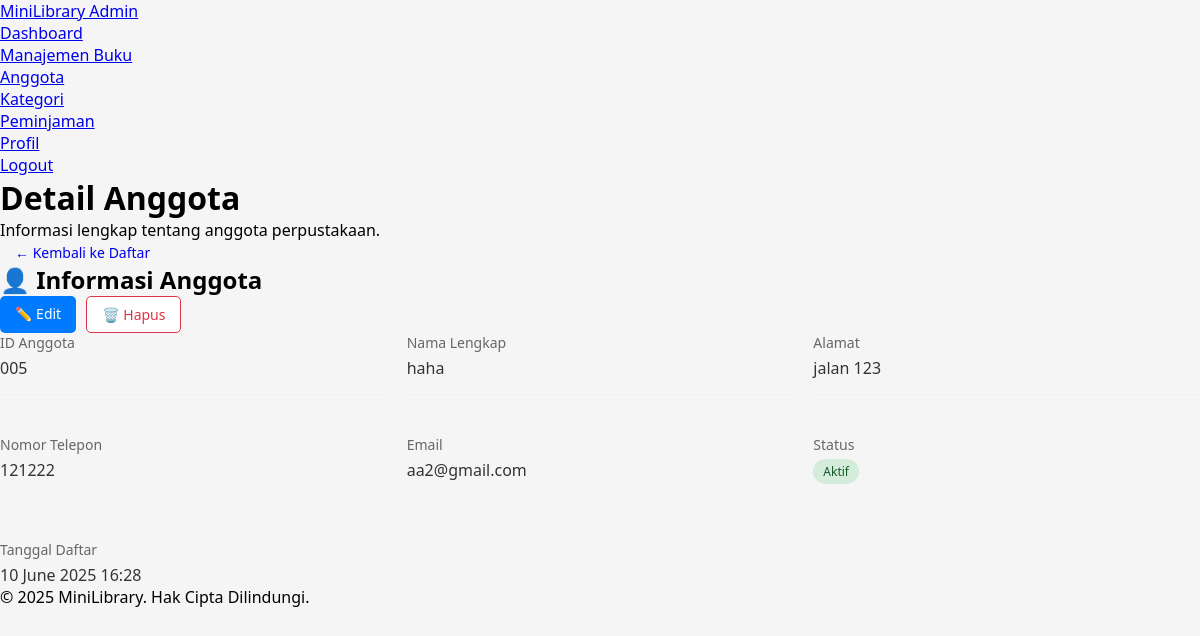
The page /admin/detail_anggota.php?id=5 (signed in) on the database its author committed.
### tables this page shows
CREATE TABLE `anggota` (
  `id` int(11) NOT NULL,
  `nama` varchar(100) NOT NULL,
  `alamat` text NOT NULL,
  `foto_profil` varchar(255) DEFAULT NULL,
  `telepon` varchar(15) NOT NULL,
  `email` varchar(100) NOT NULL,
  `status` enum('Aktif','Non Aktif') DEFAULT 'Aktif',
  `created_at` timestamp NOT NULL DEFAULT current_timestamp(),
  `password` varchar(255) NOT NULL,
  `tanggal_daftar` datetime DEFAULT current_timestamp(),
  `foto` varchar(255) DEFAULT NULL,
  `terakhir_login` datetime DEFAULT NULL
);

### admin/detail_anggota.php (the view, shortened to what this page needs)
<?php
include '../koneksi/koneksi.php';
$id = (int)$_GET['id'];
$query = "SELECT * FROM anggota WHERE id = $id";
$result = mysqli_query($koneksi, $query);
$anggota = mysqli_fetch_assoc($result);
?>
<!DOCTYPE html>
<html>
<head>
    <link rel="stylesheet" href="assets/style.css">
</head>
<body>
<nav class="navbar">
    <div class="navbar-container">
        <a href="dashboard.php" class="navbar-brand">MiniLibrary Admin</a>
        <ul class="navbar-nav">
            <li class="nav-item"><a href="dashboard.php" class="nav-link">Dashboard</a></li>
            <li class="nav-item"><a href="manajemen.php" class="nav-link">Manajemen Buku</a></li>
            <li class="nav-item"><a href="anggota.php" class="nav-link active">Anggota</a></li>
            <li class="nav-item"><a href="kategori.php" class="nav-link">Kategori</a></li>
            <li class="nav-item"><a href="peminjaman.php" class="nav-link">Peminjaman</a></li>
            <li class="nav-item"><a href="profil_admin.php" class="nav-link">Profil</a></li>
            <li class="nav-item"><a href="logout.php" class="nav-link">Logout</a></li>
        </ul>
    </div>
</nav>
<div class="container">
    <div class="welcome-section">
        <div class="welcome-text">
            <h1>Detail Anggota</h1>
            <p>Informasi lengkap tentang anggota perpustakaan.</p>
            <a href="anggota.php" class="btn">← Kembali ke Daftar</a>
        </div>
    </div>
    <div class="content-section">
        <div class="section-header">
            <h2>👤 Informasi Anggota</h2>
            <div class="detail-actions">
                <a href="edit_anggota.php?id=<?php echo $anggota['id']; ?>" class="btn btn-edit">✏️ Edit</a>
                <a href="hapus_anggota.php?id=<?php echo $anggota['id']; ?>" class="btn btn-delete" onclick="return confirm('Apakah Anda yakin ingin menghapus anggota ini?')">🗑️ Hapus</a>
            </div>
        </div>
        <div style="display: grid; grid-template-columns: repeat(auto-fit, minmax(300px, 1fr)); gap: 20px;">
            <div class="detail-item">
                <div class="detail-label">ID Anggota</div>
                <div class="detail-value"><?php echo str_pad($anggota['id'], 3, '0', STR_PAD_LEFT); ?></div>
            </div>
            <div class="detail-item">
                <div class="detail-label">Nama Lengkap</div>
                <div class="detail-value"><?php echo htmlspecialchars($anggota['nama']); ?></div>
            </div>
            <div class="detail-item">
                <div class="detail-label">Alamat</div>
                <div class="detail-value"><?php echo nl2br(htmlspecialchars($anggota['alamat'])); ?></div>
            </div>
            <div class="detail-item">
                <div class="detail-label">Nomor Telepon</div>
                <div class="detail-value"><?php echo htmlspecialchars($anggota['telepon']); ?></div>
            </div>
            <div class="detail-item">
                <div class="detail-label">Email</div>
                <div class="detail-value"><?php echo htmlspecialchars($anggota['email']); ?></div>
            </div>
            <div class="detail-item">
                <div class="detail-label">Status</div>
                <div class="detail-value">
                    <span class="status-badge <?php echo strtolower(str_replace(' ', '-', $anggota['status'])); ?>">
                        <?php echo htmlspecialchars($anggota['status']); ?>
                    </span>
                </div>
            </div>
            <div class="detail-item">
                <div class="detail-label">Tanggal Daftar</div>
                <div class="detail-value"><?php echo date('d F Y H:i', strtotime($anggota['created_at'])); ?></div>
            </div>
        </div>
    </div>
</div>
<div class="footer">
    <p>&copy; <?php echo date('Y'); ?> MiniLibrary. Hak Cipta Dilindungi.</p>
</div>
</body>
</html>

### assets/style.css (style rules this page uses)
* { margin: 0; padding: 0; box-sizing: border-box; }
body { font-family: "Segoe UI", Tahoma, Geneva, Verdana, sans-serif; background-color: #f5f5f5; }
.btn-edit, .btn-delete { padding: 6px 12px; border-radius: 4px; text-decoration: none; font-size: 12px; font-weight: 500; transition: all 0.3s; }
.btn-edit { background: #ffc107; color: #212529; }
.btn-delete { background: #dc3545; color: white; }

### admin/detail_anggota.php (style rules this page uses)
.detail-actions { display: flex; gap: 10px; }
.detail-item { margin-bottom: 20px; border-bottom: 1px solid #f1f1f1; padding-bottom: 15px; }
.detail-item:last-child { border-bottom: none; margin-bottom: 0; padding-bottom: 0; }
.detail-label { font-weight: 500; color: #666; margin-bottom: 5px; font-size: 14px; }
.detail-value { color: #333; font-size: 16px; }
.status-badge { display: inline-block; padding: 4px 10px; border-radius: 15px; font-size: 12px; font-weight: 500; }
.status-badge.aktif { background: #d4edda; color: #155724; }
.btn { padding: 8px 15px; border-radius: 5px; font-size: 14px; cursor: pointer; text-decoration: none; }
.btn-edit { background: #007bff; color: white; border: none; }
.btn-delete { background: white; color: #dc3545; border: 1px solid #dc3545; }

### rows shown on the page
anggota: id "005", nama "haha", alamat "jalan 123", telepon "121222", email "aa2@gmail.com", status "Aktif", created_at "10 June 2025 16:28"
